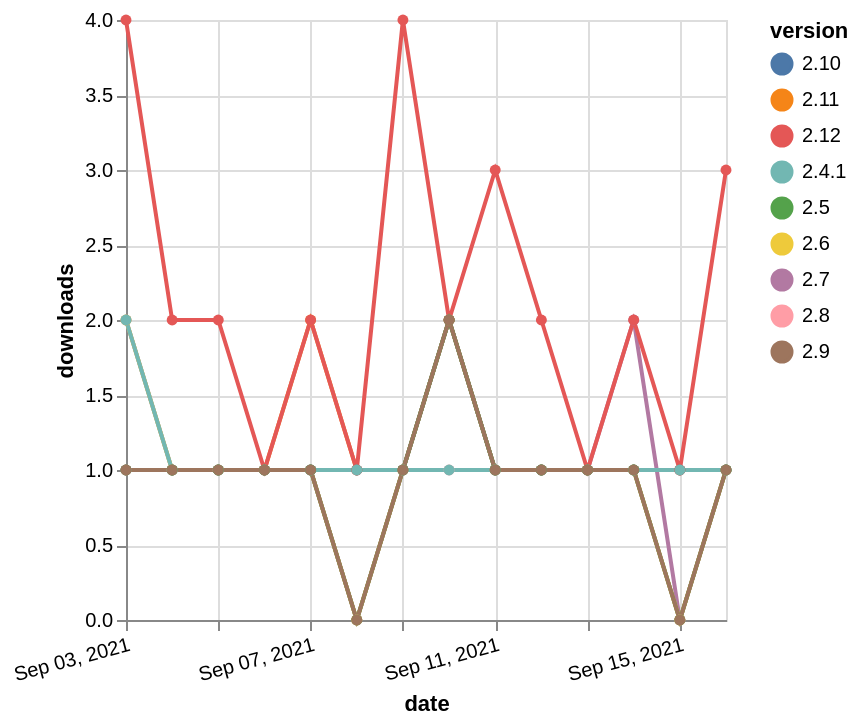

Write a Vega-Lite specification for this figure.
### Vega-Lite specification from a JSON file in a GitHub repository (floating-point values rounded to 4 significant figures)
{"$schema": "https://vega.github.io/schema/vega-lite/v5.json", "description": "A simple bar chart with embedded data.", "data": {"values": [{"date": "2021-09-03", "total": 737, "delta": 2, "version": "2.7"}, {"date": "2021-09-04", "total": 738, "delta": 1, "version": "2.7"}, {"date": "2021-09-05", "total": 739, "delta": 1, "version": "2.7"}, {"date": "2021-09-06", "total": 740, "delta": 1, "version": "2.7"}, {"date": "2021-09-07", "total": 741, "delta": 1, "version": "2.7"}, {"date": "2021-09-08", "total": 741, "delta": 0, "version": "2.7"}, {"date": "2021-09-09", "total": 742, "delta": 1, "version": "2.7"}, {"date": "2021-09-10", "total": 744, "delta": 2, "version": "2.7"}, {"date": "2021-09-11", "total": 745, "delta": 1, "version": "2.7"}, {"date": "2021-09-12", "total": 746, "delta": 1, "version": "2.7"}, {"date": "2021-09-13", "total": 747, "delta": 1, "version": "2.7"}, {"date": "2021-09-14", "total": 749, "delta": 2, "version": "2.7"}, {"date": "2021-09-15", "total": 749, "delta": 0, "version": "2.7"}, {"date": "2021-09-16", "total": 750, "delta": 1, "version": "2.7"}, {"date": "2021-09-03", "total": 170, "delta": 1, "version": "2.11"}, {"date": "2021-09-04", "total": 171, "delta": 1, "version": "2.11"}, {"date": "2021-09-05", "total": 172, "delta": 1, "version": "2.11"}, {"date": "2021-09-06", "total": 173, "delta": 1, "version": "2.11"}, {"date": "2021-09-07", "total": 175, "delta": 2, "version": "2.11"}, {"date": "2021-09-08", "total": 176, "delta": 1, "version": "2.11"}, {"date": "2021-09-09", "total": 177, "delta": 1, "version": "2.11"}, {"date": "2021-09-10", "total": 179, "delta": 2, "version": "2.11"}, {"date": "2021-09-11", "total": 180, "delta": 1, "version": "2.11"}, {"date": "2021-09-12", "total": 181, "delta": 1, "version": "2.11"}, {"date": "2021-09-13", "total": 182, "delta": 1, "version": "2.11"}, {"date": "2021-09-14", "total": 183, "delta": 1, "version": "2.11"}, {"date": "2021-09-15", "total": 184, "delta": 1, "version": "2.11"}, {"date": "2021-09-16", "total": 185, "delta": 1, "version": "2.11"}, {"date": "2021-09-03", "total": 391, "delta": 1, "version": "2.8"}, {"date": "2021-09-04", "total": 392, "delta": 1, "version": "2.8"}, {"date": "2021-09-05", "total": 393, "delta": 1, "version": "2.8"}, {"date": "2021-09-06", "total": 394, "delta": 1, "version": "2.8"}, {"date": "2021-09-07", "total": 395, "delta": 1, "version": "2.8"}, {"date": "2021-09-08", "total": 395, "delta": 0, "version": "2.8"}, {"date": "2021-09-09", "total": 396, "delta": 1, "version": "2.8"}, {"date": "2021-09-10", "total": 397, "delta": 1, "version": "2.8"}, {"date": "2021-09-11", "total": 398, "delta": 1, "version": "2.8"}, {"date": "2021-09-12", "total": 399, "delta": 1, "version": "2.8"}, {"date": "2021-09-13", "total": 400, "delta": 1, "version": "2.8"}, {"date": "2021-09-14", "total": 401, "delta": 1, "version": "2.8"}, {"date": "2021-09-15", "total": 401, "delta": 0, "version": "2.8"}, {"date": "2021-09-16", "total": 402, "delta": 1, "version": "2.8"}, {"date": "2021-09-03", "total": 2561, "delta": 2, "version": "2.6"}, {"date": "2021-09-04", "total": 2562, "delta": 1, "version": "2.6"}, {"date": "2021-09-05", "total": 2563, "delta": 1, "version": "2.6"}, {"date": "2021-09-06", "total": 2564, "delta": 1, "version": "2.6"}, {"date": "2021-09-07", "total": 2565, "delta": 1, "version": "2.6"}, {"date": "2021-09-08", "total": 2565, "delta": 0, "version": "2.6"}, {"date": "2021-09-09", "total": 2566, "delta": 1, "version": "2.6"}, {"date": "2021-09-10", "total": 2568, "delta": 2, "version": "2.6"}, {"date": "2021-09-11", "total": 2569, "delta": 1, "version": "2.6"}, {"date": "2021-09-12", "total": 2570, "delta": 1, "version": "2.6"}, {"date": "2021-09-13", "total": 2571, "delta": 1, "version": "2.6"}, {"date": "2021-09-14", "total": 2572, "delta": 1, "version": "2.6"}, {"date": "2021-09-15", "total": 2572, "delta": 0, "version": "2.6"}, {"date": "2021-09-16", "total": 2573, "delta": 1, "version": "2.6"}, {"date": "2021-09-03", "total": 165, "delta": 1, "version": "2.10"}, {"date": "2021-09-04", "total": 166, "delta": 1, "version": "2.10"}, {"date": "2021-09-05", "total": 167, "delta": 1, "version": "2.10"}, {"date": "2021-09-06", "total": 168, "delta": 1, "version": "2.10"}, {"date": "2021-09-07", "total": 169, "delta": 1, "version": "2.10"}, {"date": "2021-09-08", "total": 170, "delta": 1, "version": "2.10"}, {"date": "2021-09-09", "total": 171, "delta": 1, "version": "2.10"}, {"date": "2021-09-10", "total": 173, "delta": 2, "version": "2.10"}, {"date": "2021-09-11", "total": 174, "delta": 1, "version": "2.10"}, {"date": "2021-09-12", "total": 175, "delta": 1, "version": "2.10"}, {"date": "2021-09-13", "total": 176, "delta": 1, "version": "2.10"}, {"date": "2021-09-14", "total": 177, "delta": 1, "version": "2.10"}, {"date": "2021-09-15", "total": 178, "delta": 1, "version": "2.10"}, {"date": "2021-09-16", "total": 179, "delta": 1, "version": "2.10"}, {"date": "2021-09-03", "total": 72, "delta": 4, "version": "2.12"}, {"date": "2021-09-04", "total": 74, "delta": 2, "version": "2.12"}, {"date": "2021-09-05", "total": 76, "delta": 2, "version": "2.12"}, {"date": "2021-09-06", "total": 77, "delta": 1, "version": "2.12"}, {"date": "2021-09-07", "total": 79, "delta": 2, "version": "2.12"}, {"date": "2021-09-08", "total": 80, "delta": 1, "version": "2.12"}, {"date": "2021-09-09", "total": 84, "delta": 4, "version": "2.12"}, {"date": "2021-09-10", "total": 86, "delta": 2, "version": "2.12"}, {"date": "2021-09-11", "total": 89, "delta": 3, "version": "2.12"}, {"date": "2021-09-12", "total": 91, "delta": 2, "version": "2.12"}, {"date": "2021-09-13", "total": 92, "delta": 1, "version": "2.12"}, {"date": "2021-09-14", "total": 94, "delta": 2, "version": "2.12"}, {"date": "2021-09-15", "total": 95, "delta": 1, "version": "2.12"}, {"date": "2021-09-16", "total": 98, "delta": 3, "version": "2.12"}, {"date": "2021-09-03", "total": 231, "delta": 2, "version": "2.4.1"}, {"date": "2021-09-04", "total": 232, "delta": 1, "version": "2.4.1"}, {"date": "2021-09-05", "total": 233, "delta": 1, "version": "2.4.1"}, {"date": "2021-09-06", "total": 234, "delta": 1, "version": "2.4.1"}, {"date": "2021-09-07", "total": 235, "delta": 1, "version": "2.4.1"}, {"date": "2021-09-08", "total": 236, "delta": 1, "version": "2.4.1"}, {"date": "2021-09-09", "total": 237, "delta": 1, "version": "2.4.1"}, {"date": "2021-09-10", "total": 238, "delta": 1, "version": "2.4.1"}, {"date": "2021-09-11", "total": 239, "delta": 1, "version": "2.4.1"}, {"date": "2021-09-12", "total": 240, "delta": 1, "version": "2.4.1"}, {"date": "2021-09-13", "total": 241, "delta": 1, "version": "2.4.1"}, {"date": "2021-09-14", "total": 242, "delta": 1, "version": "2.4.1"}, {"date": "2021-09-15", "total": 243, "delta": 1, "version": "2.4.1"}, {"date": "2021-09-16", "total": 244, "delta": 1, "version": "2.4.1"}, {"date": "2021-09-03", "total": 227, "delta": 1, "version": "2.5"}, {"date": "2021-09-04", "total": 228, "delta": 1, "version": "2.5"}, {"date": "2021-09-05", "total": 229, "delta": 1, "version": "2.5"}, {"date": "2021-09-06", "total": 230, "delta": 1, "version": "2.5"}, {"date": "2021-09-07", "total": 231, "delta": 1, "version": "2.5"}, {"date": "2021-09-08", "total": 231, "delta": 0, "version": "2.5"}, {"date": "2021-09-09", "total": 232, "delta": 1, "version": "2.5"}, {"date": "2021-09-10", "total": 234, "delta": 2, "version": "2.5"}, {"date": "2021-09-11", "total": 235, "delta": 1, "version": "2.5"}, {"date": "2021-09-12", "total": 236, "delta": 1, "version": "2.5"}, {"date": "2021-09-13", "total": 237, "delta": 1, "version": "2.5"}, {"date": "2021-09-14", "total": 238, "delta": 1, "version": "2.5"}, {"date": "2021-09-15", "total": 238, "delta": 0, "version": "2.5"}, {"date": "2021-09-16", "total": 239, "delta": 1, "version": "2.5"}, {"date": "2021-09-03", "total": 127, "delta": 1, "version": "2.9"}, {"date": "2021-09-04", "total": 128, "delta": 1, "version": "2.9"}, {"date": "2021-09-05", "total": 129, "delta": 1, "version": "2.9"}, {"date": "2021-09-06", "total": 130, "delta": 1, "version": "2.9"}, {"date": "2021-09-07", "total": 131, "delta": 1, "version": "2.9"}, {"date": "2021-09-08", "total": 131, "delta": 0, "version": "2.9"}, {"date": "2021-09-09", "total": 132, "delta": 1, "version": "2.9"}, {"date": "2021-09-10", "total": 134, "delta": 2, "version": "2.9"}, {"date": "2021-09-11", "total": 135, "delta": 1, "version": "2.9"}, {"date": "2021-09-12", "total": 136, "delta": 1, "version": "2.9"}, {"date": "2021-09-13", "total": 137, "delta": 1, "version": "2.9"}, {"date": "2021-09-14", "total": 138, "delta": 1, "version": "2.9"}, {"date": "2021-09-15", "total": 138, "delta": 0, "version": "2.9"}, {"date": "2021-09-16", "total": 139, "delta": 1, "version": "2.9"}]}, "width": "container", "mark": {"type": "line", "point": {"filled": true}}, "encoding": {"x": {"field": "date", "type": "temporal", "timeUnit": "yearmonthdate", "title": "date", "axis": {"labelAngle": -15}}, "y": {"field": "delta", "type": "quantitative", "title": "downloads"}, "color": {"field": "version", "type": "nominal"}, "tooltip": {"field": "delta"}}}
